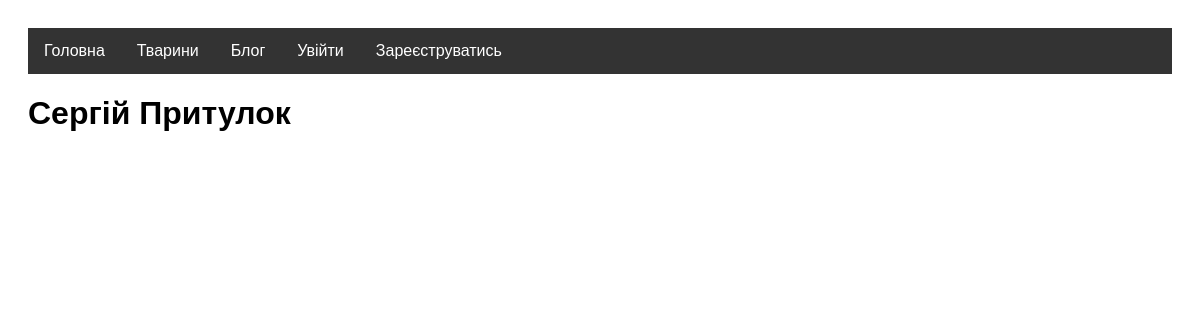
The page /blog/ on the database as committed earlier.
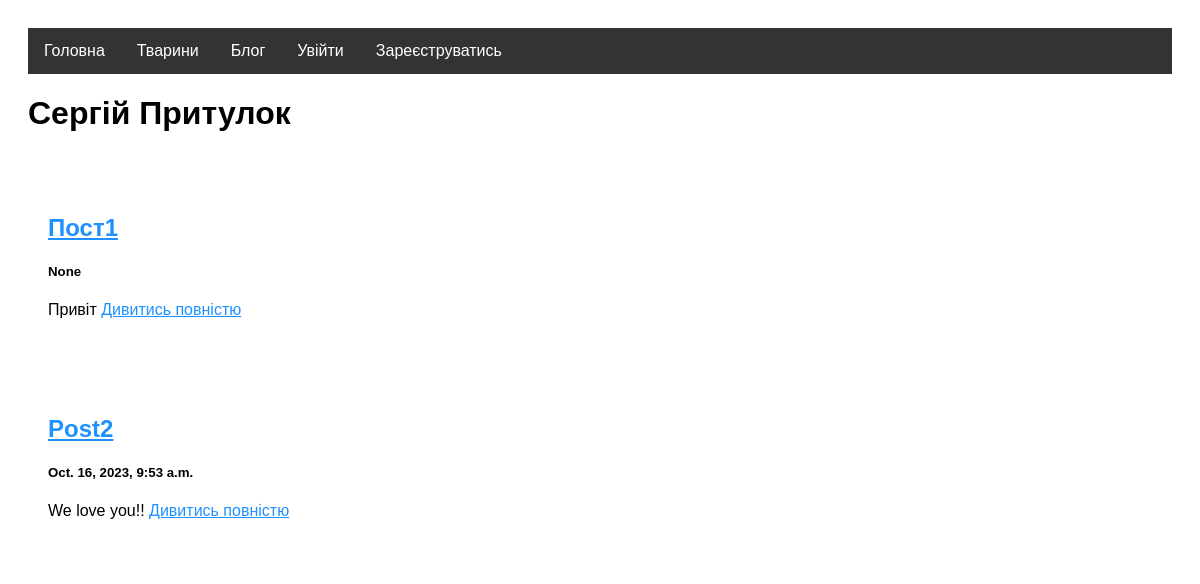
The same page on the database as committed later.
### blog/models.py (models this page shows, shortened)
class BlogPost(models.Model):
    title = models.CharField(max_length=100)
    text = models.TextField()
    tag_id = models.ForeignKey(Tag, on_delete=models.CASCADE)
    date = models.DateTimeField(auto_now_add=True)

### blog/views.py (the view)
# urls.py: path('', views.get_all_posts, name='get_all_posts'),
def get_all_posts(request):
    tag_filter = request.GET.get("tag")
    if tag_filter:
        posts = blog.models.BlogPost.objects.all().filter(tag_id_id=tag_filter)
    else:
        posts = blog.models.BlogPost.objects.all()
    return render(request, 'blog/index.html', {'posts':posts})

### templates/blog/index.html
{% extends 'base.html' %}
{% block content %}
    <div class="row">
        <div class="leftcolumn">
            {% for post in posts %}
                <div class="card">
                   <a href="/blog/{{ post.id }}"> <h2>{{ post.title }}</h2>
                   </a>
                    <h5>{{ post.date }}</h5>
                    <p>
                        {{ post.text|truncatewords_html:20}}
                        <a href="/blog/{{ post.id }}">Дивитись повністю</a>
                    </p>
                </div>
            {% endfor %}
        </div>
    </div>
{% endblock %}

Rows that differ between the two databases and show on the page:
added BlogPost: title "Пост1", date "None", text "Привіт"
added BlogPost: title "Post2", date "Oct. 16, 2023, 9:53 a.m.", text "We love you!!"
